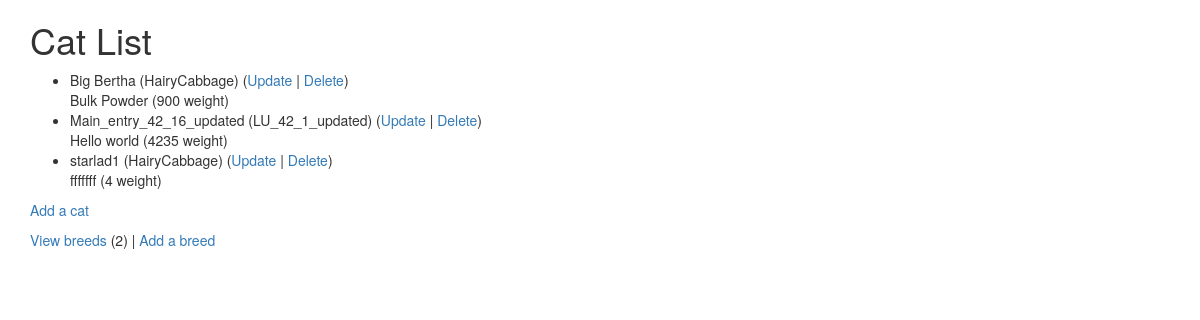
The page /cats/ (signed in) on the database as committed earlier.
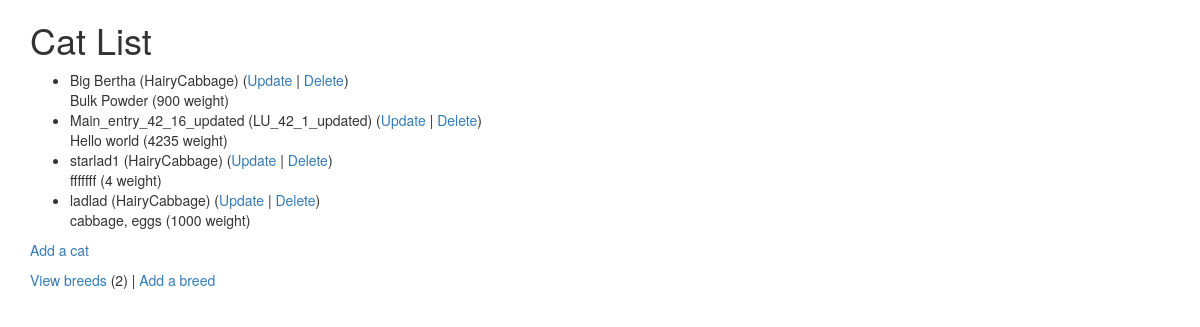
The same page on the database as committed later.
### cats/models.py (models this page shows, shortened)
class Cat(models.Model):
    nickname = models.CharField(
            max_length=200,
            validators=[MinLengthValidator(2, "Nickname must be greater than 1 character")]
    )
    weight = models.PositiveIntegerField()
    foods = models.CharField(max_length=300)
    breed = models.ForeignKey('Breed', on_delete=models.CASCADE, null=False)

class Breed(models.Model):
    name = models.CharField(
            max_length=200,
            validators=[MinLengthValidator(2, "Breed must be greater than 1 character")]
    )
    def __str__(self):
        return self.name

### cats/views.py (the view)
# urls.py: path('', views.MainView.as_view(), name='all'),
class MainView(LoginRequiredMixin, View):
    def get(self, request):
        mc = Breed.objects.all().count()
        al = Cat.objects.all()
        ctx = {'breed_count': mc, 'cat_list': al}
        return render(request, 'cats/cat_list.html', ctx)

### cats/templates/cats/cat_list.html
{% extends "base_bootstrap.html" %}
{% block content %}
  <h1>Cat List</h1>
  {% if cat_list %}
  <ul>
    {% for cat in cat_list %}
      <li>
          {{ cat.nickname }} ({{ cat.breed }})
          (<a href="{% url 'cats:cat_update' cat.id %}">Update</a> |
          <a href="{% url 'cats:cat_delete' cat.id %}">Delete</a>) <br/>
          {{ cat.foods }} ({{ cat.weight }} weight)
      </li>
    {% endfor %}
  </ul>
  {% else %}
    <p>There are no cats in the library.</p>
  {% endif %}
  <p>
    {% if breed_count > 0 %}
      <a href="{% url 'cats:cat_create' %}">Add a cat</a>
    {% else %}
      Please add a breed before you add a cat.
    {% endif %}
  </p>
  <p>
  <a href="{% url 'cats:breed_list' %}">View breeds</a> ({{ breed_count }}) |
    <a href="{% url 'cats:breed_create' %}">Add a breed</a>
  </p>
{% endblock %}

### home/templates/base_bootstrap.html (shortened to what this page needs)
<!DOCTYPE html>
<html>
<head>
<link rel="stylesheet"
    href="https://maxcdn.bootstrapcdn.com/bootstrap/3.4.0/css/bootstrap.min.css"
>
<link rel="stylesheet"
    href="https://maxcdn.bootstrapcdn.com/bootstrap/3.4.0/css/bootstrap-theme.min.css"
>
<link rel="stylesheet"
    href="https://code.jquery.com/ui/1.12.1/themes/ui-lightness/jquery-ui.css"
>
<link rel="stylesheet" href="https://use.fontawesome.com/releases/v5.8.1/css/all.css">
<link rel="stylesheet" href="https://use.fontawesome.com/releases/v5.8.1/css/v4-shims.css">
</head>
<body>
<div class="container">
{% block content %}
{% endblock %}
</div>
</body>
</html>

Rows that differ between the two databases and show on the page:
added Cat: nickname "ladlad", breed "HairyCabbage", foods "cabbage, eggs", weight "1000"
